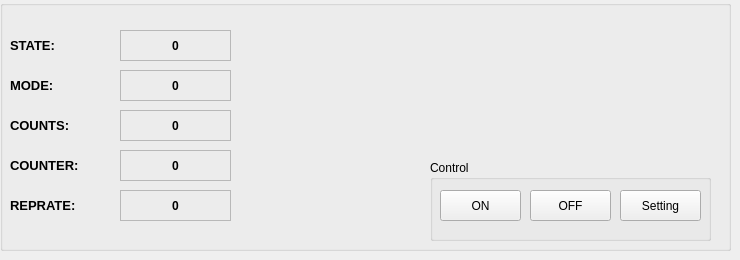
   <widget class="QWidget" name="TRIGGER_TAB">
    <attribute name="title">
     <string>TRIGGER</string>
    </attribute>
    <widget class="QGroupBox" name="TRIGGER_BOX">
     <property name="geometry">
      <rect>
       <x>0</x>
       <y>0</y>
       <width>731</width>
       <height>251</height>
      </rect>
     </property>
     <property name="title">
      <string/>
     </property>
     <widget class="QLabel" name="label_5">
      <property name="geometry">
       <rect>
        <x>10</x>
        <y>30</y>
        <width>101</width>
        <height>31</height>
       </rect>
      </property>
      <property name="font">
       <font>
        <pointsize>10</pointsize>
        <weight>75</weight>
        <bold>true</bold>
       </font>
      </property>
      <property name="text">
       <string>STATE:</string>
      </property>
      <property name="alignment">
       <set>Qt::AlignLeading|Qt::AlignLeft|Qt::AlignVCenter</set>
      </property>
     </widget>
     <widget class="QLabel" name="label_12">
      <property name="geometry">
       <rect>
        <x>10</x>
        <y>70</y>
        <width>111</width>
        <height>31</height>
       </rect>
      </property>
      <property name="font">
       <font>
        <pointsize>10</pointsize>
        <weight>75</weight>
        <bold>true</bold>
       </font>
      </property>
      <property name="text">
       <string>MODE:</string>
      </property>
      <property name="alignment">
       <set>Qt::AlignLeading|Qt::AlignLeft|Qt::AlignVCenter</set>
      </property>
     </widget>
     <widget class="QLabel" name="label_7">
      <property name="geometry">
       <rect>
        <x>10</x>
        <y>110</y>
        <width>141</width>
        <height>31</height>
       </rect>
      </property>
      <property name="font">
       <font>
        <pointsize>10</pointsize>
        <weight>75</weight>
        <bold>true</bold>
       </font>
      </property>
      <property name="text">
       <string>COUNTS:</string>
      </property>
      <property name="alignment">
       <set>Qt::AlignLeading|Qt::AlignLeft|Qt::AlignVCenter</set>
      </property>
     </widget>
     <widget class="QLabel" name="label_8">
      <property name="geometry">
       <rect>
        <x>10</x>
        <y>150</y>
        <width>141</width>
        <height>31</height>
       </rect>
      </property>
      <property name="font">
       <font>
        <pointsize>10</pointsize>
        <weight>75</weight>
        <bold>true</bold>
       </font>
      </property>
      <property name="text">
       <string>COUNTER:</string>
      </property>
      <property name="alignment">
       <set>Qt::AlignLeading|Qt::AlignLeft|Qt::AlignVCenter</set>
      </property>
     </widget>
     <widget class="QLabel" name="label_9">
      <property name="geometry">
       <rect>
        <x>10</x>
        <y>190</y>
        <width>141</width>
        <height>31</height>
       </rect>
      </property>
      <property name="font">
       <font>
        <pointsize>10</pointsize>
        <weight>75</weight>
        <bold>true</bold>
       </font>
      </property>
      <property name="text">
       <string>REPRATE:</string>
      </property>
      <property name="alignment">
       <set>Qt::AlignLeading|Qt::AlignLeft|Qt::AlignVCenter</set>
      </property>
     </widget>
     <widget class="QLabel" name="LASER_STATE">
      <property name="geometry">
       <rect>
        <x>120</x>
        <y>30</y>
        <width>111</width>
        <height>31</height>
       </rect>
      </property>
      <property name="font">
       <font>
        <weight>75</weight>
        <bold>true</bold>
       </font>
      </property>
      <property name="autoFillBackground">
       <bool>false</bool>
      </property>
      <property name="frameShape">
       <enum>QFrame::StyledPanel</enum>
      </property>
      <property name="text">
       <string>0</string>
      </property>
      <property name="alignment">
       <set>Qt::AlignCenter</set>
      </property>
     </widget>
     <widget class="QLabel" name="LASER_MODE">
      <property name="geometry">
       <rect>
        <x>120</x>
        <y>70</y>
        <width>111</width>
        <height>31</height>
       </rect>
      </property>
      <property name="font">
       <font>
        <weight>75</weight>
        <bold>true</bold>
       </font>
      </property>
      <property name="autoFillBackground">
       <bool>false</bool>
      </property>
      <property name="frameShape">
       <enum>QFrame::StyledPanel</enum>
      </property>
      <property name="text">
       <string>0</string>
      </property>
      <property name="alignment">
       <set>Qt::AlignCenter</set>
      </property>
     </widget>
     <widget class="QLabel" name="LASER_COUNTS">
      <property name="geometry">
       <rect>
        <x>120</x>
        <y>110</y>
        <width>111</width>
        <height>31</height>
       </rect>
      </property>
      <property name="font">
       <font>
        <weight>75</weight>
        <bold>true</bold>
       </font>
      </property>
      <property name="autoFillBackground">
       <bool>false</bool>
      </property>
      <property name="frameShape">
       <enum>QFrame::StyledPanel</enum>
      </property>
      <property name="text">
       <string>0</string>
      </property>
      <property name="alignment">
       <set>Qt::AlignCenter</set>
      </property>
     </widget>
     <widget class="QLabel" name="LASER_COUNTER">
      <property name="geometry">
       <rect>
        <x>120</x>
        <y>150</y>
        <width>111</width>
        <height>31</height>
       </rect>
      </property>
      <property name="font">
       <font>
        <weight>75</weight>
        <bold>true</bold>
       </font>
      </property>
      <property name="autoFillBackground">
       <bool>false</bool>
      </property>
      <property name="frameShape">
       <enum>QFrame::StyledPanel</enum>
      </property>
      <property name="text">
       <string>0</string>
      </property>
      <property name="alignment">
       <set>Qt::AlignCenter</set>
      </property>
     </widget>
     <widget class="QLabel" name="LASER_REPRATE">
      <property name="geometry">
       <rect>
        <x>120</x>
        <y>190</y>
        <width>111</width>
        <height>31</height>
       </rect>
      </property>
      <property name="font">
       <font>
        <weight>75</weight>
        <bold>true</bold>
       </font>
      </property>
      <property name="autoFillBackground">
       <bool>false</bool>
      </property>
      <property name="frameShape">
       <enum>QFrame::StyledPanel</enum>
      </property>
      <property name="text">
       <string>0</string>
      </property>
      <property name="alignment">
       <set>Qt::AlignCenter</set>
      </property>
     </widget>
     <widget class="QGroupBox" name="laser_control_box">
      <property name="geometry">
       <rect>
        <x>430</x>
        <y>160</y>
        <width>281</width>
        <height>81</height>
       </rect>
      </property>
      <property name="title">
       <string>Control</string>
      </property>
      <widget class="QPushButton" name="laser_on">
       <property name="geometry">
        <rect>
         <x>10</x>
         <y>30</y>
         <width>81</width>
         <height>31</height>
        </rect>
       </property>
       <property name="text">
        <string>ON</string>
       </property>
      </widget>
      <widget class="QPushButton" name="laser_off">
       <property name="geometry">
        <rect>
         <x>100</x>
         <y>30</y>
         <width>81</width>
         <height>31</height>
        </rect>
       </property>
       <property name="text">
        <string>OFF</string>
       </property>
      </widget>
      <widget class="QPushButton" name="laser_setting">
       <property name="geometry">
        <rect>
         <x>190</x>
         <y>30</y>
         <width>81</width>
         <height>31</height>
        </rect>
       </property>
       <property name="text">
        <string>Setting</string>
       </property>
      </widget>
     </widget>
    </widget>
   </widget>
